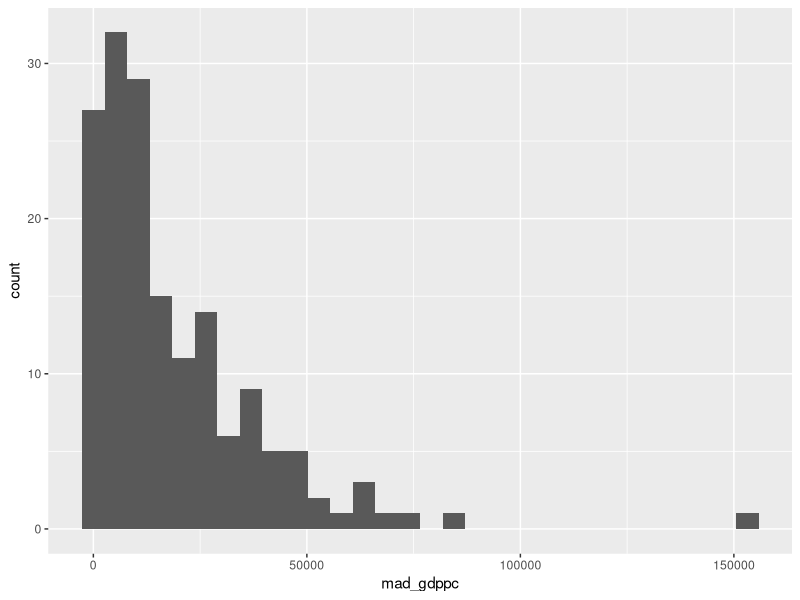
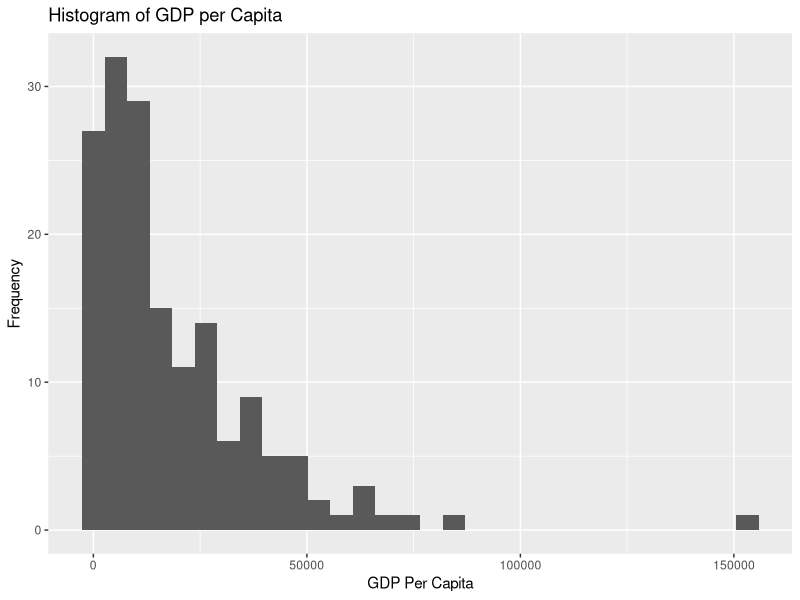
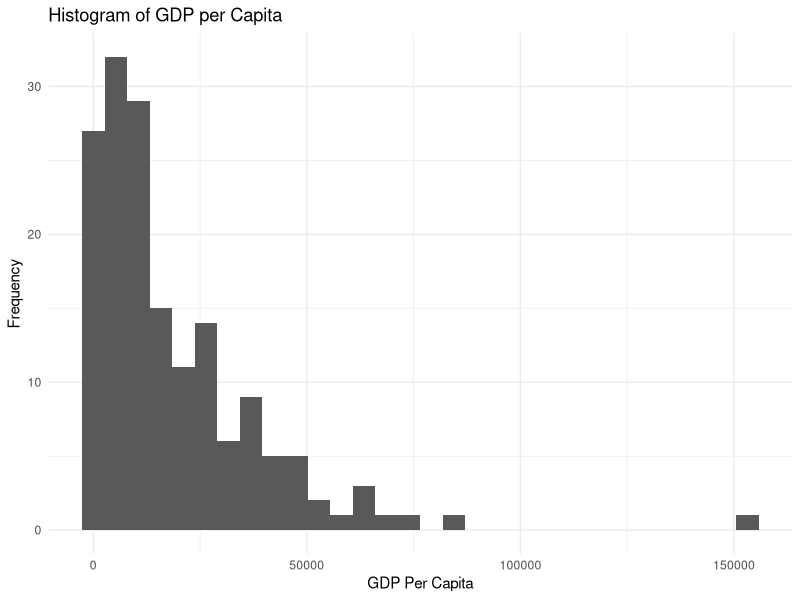
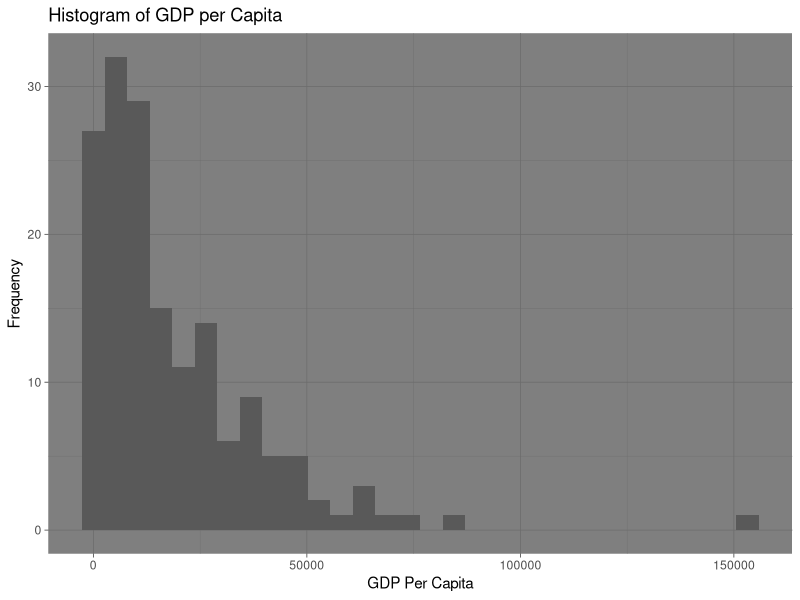
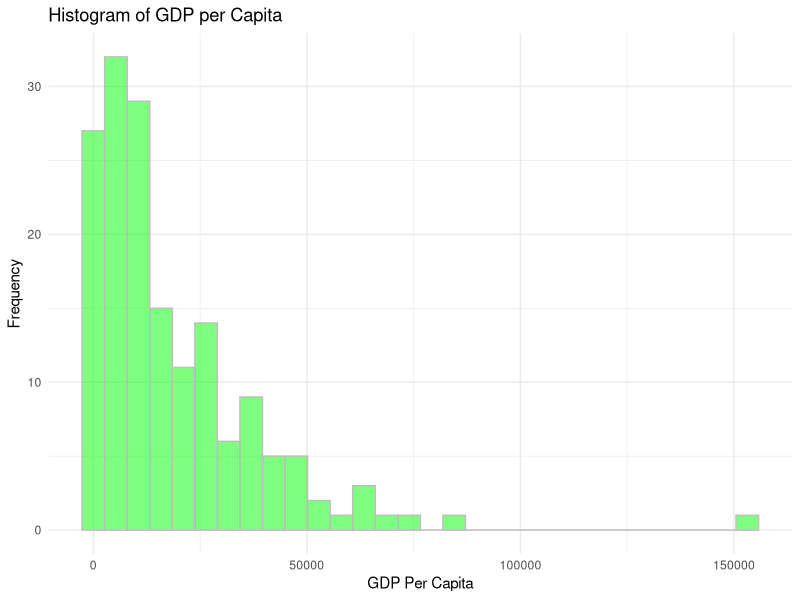
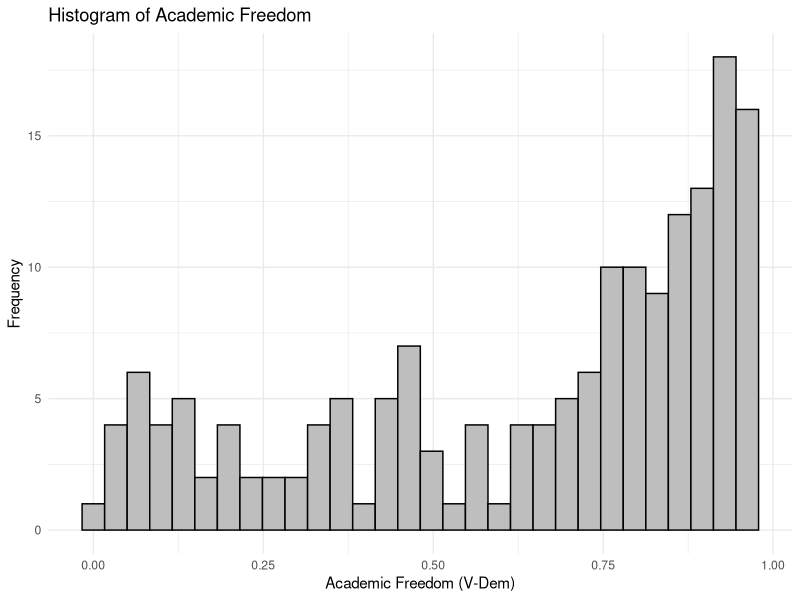
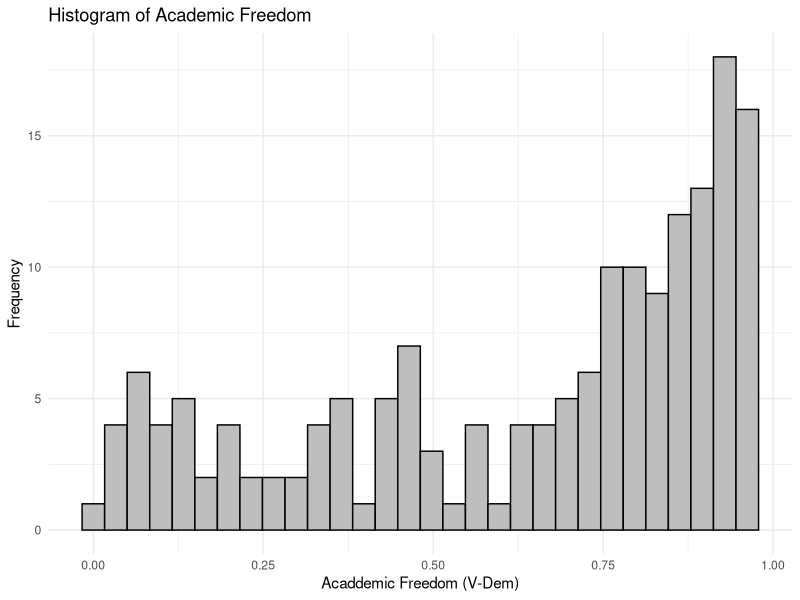
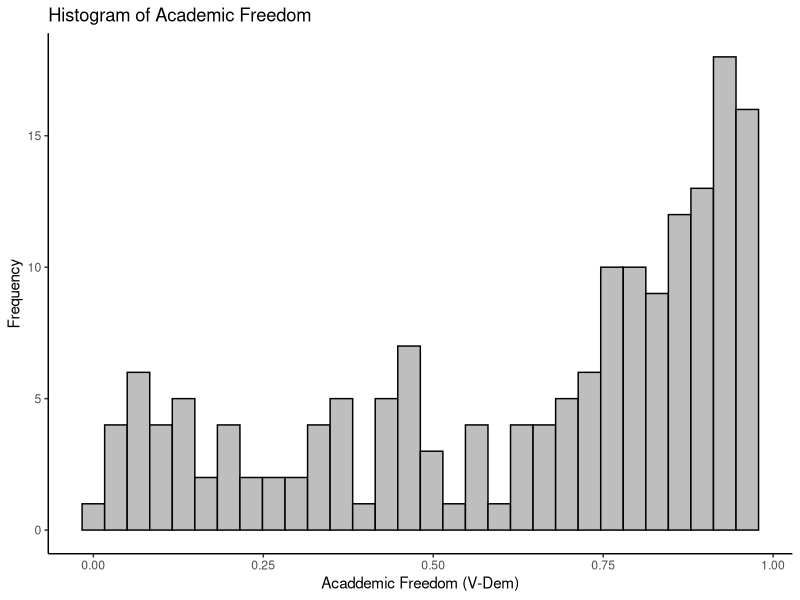

Reproduce these figures in R, in order.
## ---- chunk 1
#| include: false 
library(readr)
df  <- read_csv("images/qog_bas_cs_jan22.csv")
## ---- chunk 2
library(tidyverse)
setwd("images")
df <- read_csv("country_data.csv")
## ---- chunk 3
df %>% filter(!is.na(br_elect)) %>% 
    group_by(br_elect) %>% 
    summarize(mean=mean(mad_gdppc, na.rm=T), n = n())
## ---- chunk 4
library(tidyverse)
df %>% mutate(br_elect_label = 
        factor(br_elect, levels=c(0, 1, 2, 3), 
                labels=c("None", "Single-party", 
                "Non-dem multi-party", "Democratic"))) %>%
    pull(br_elect_label)
## ---- chunk 5
df %>% filter(!is.na(br_elect)) %>% 
    mutate(br_elect_label = 
            factor(br_elect, levels=c(0, 1, 2, 3), 
                    labels=c("None", "Single-party", 
                    "Non-dem multi-party", "Democratic"))) %>% 
    group_by(br_elect_label) %>% 
    summarize(mean=mean(mad_gdppc, na.rm=T), n = n())
## ---- chunk 6
set.seed(1) ## Lets me recreate the exact random variables
vector <- rnorm(100) # creating a bunch of random variables 
cut_vector <- cut(vector, breaks=c(-4,-1, -0.5, 0, 0.5, 1, 4))
table(cut_vector)
## ---- chunk 7

set.seed(2)
vector <- rnorm(100)
cut_vector <- cut(vector, breaks=c(-4,-1, -0.5, 0, 0.5, 1, 4), 
    labels=c("Lowest", "Low", "Mid-Low", 
            "Mid-High", "High", "Highest"))
table(cut_vector)

## ---- chunk 8
df %>% mutate(
    corrupt = cut(ti_cpi, breaks=c(0, 33, 66, 100), 
            labels=c("Low", "Mid", "High"))
            ) %>%
    group_by(corrupt) %>% 
    summarize(mean=mean(mad_gdppc, na.rm=T), n = n())

## ---- chunk 9
df %>% mutate(
    fert_groups = cut(wdi_fertility, breaks=c(0, 1.8, 2.4, Inf), 
            labels=c("Below", "Replacement", "Above"))
            ) %>%
    group_by(fert_groups) %>% 
    summarize(n = n())

## ---- chunk 10
library(tidyverse) # will load ggplot2 as well 
#library(ggplot2) # to just load ggplot 
## ---- chunk 11
#| output-location: column
ggplot(df, 
    aes(x=mad_gdppc)) +
    geom_histogram() 
## ---- chunk 12
#| output-location: slide
ggplot(df, 
    aes(x=mad_gdppc)) +
    geom_histogram() + 
    labs(y="Frequency", x="GDP Per Capita", 
        title="Histogram of GDP per Capita")
## ---- chunk 13
#| output-location: column
ggplot(df, 
    aes(x=mad_gdppc)) +
    geom_histogram() + 
    labs(y="Frequency",
        x="GDP Per Capita", 
        title="Histogram of GDP per Capita") +
    theme_minimal()
## ---- chunk 14
#| output-location: column
ggplot(df, 
    aes(x=mad_gdppc)) +
    geom_histogram() + 
    labs(y="Frequency", 
        x="GDP Per Capita", 
        title="Histogram of GDP per Capita") +
    theme_dark()
## ---- chunk 15
ggplot(df, 
    aes(x=mad_gdppc)) +
    geom_histogram(fill="green", color="gray", 
            alpha=.5) + 
    labs(y="Frequency", x="GDP Per Capita", 
        title="Histogram of GDP per Capita") + 
    theme_minimal()
## ---- chunk 16

ggplot(df, 
    aes(x=vdem_academ)) +
    geom_histogram(fill="gray", color="black") + 
    labs(y="Frequency", x="Academic Freedom (V-Dem)", 
        title="Histogram of Academic Freedom") + 
    theme_minimal()
## ---- chunk 17
p1 <- ggplot(df, aes(x=vdem_academ)) 
p1 <- p1 + geom_histogram(fill="gray", color="black") 
p1 <- p1 + labs(y="Frequency", x="Acaddemic Freedom (V-Dem)", 
title="Histogram of Academic Freedom") 
p1 + theme_minimal() ## Calling the plot with a theme attached
## ---- chunk 18
p1 + theme_classic() #Switching to a new theme
## ---- chunk 19
ggplot(df, aes(x=vdem_academ, y=mad_gdppc)) + 
    geom_point()
## ---- chunk 20
ggplot(df, aes(x=vdem_academ, y=mad_gdppc)) + 
    geom_point(color="purple", shape=4)
## ---- chunk 21
ggplot(df, aes(x=vdem_academ, y=mad_gdppc, 
    color=fh_polity2)) + 
    geom_point(size=3)
## ---- chunk 22
ggplot(df, aes(x=vdem_academ, y=mad_gdppc, 
    color=fh_polity2)) + 
    geom_point(size=3) + 
    scale_color_gradient(low="pink", high="black") 
## ---- chunk 23
ggplot(df, aes(x=vdem_academ, y=mad_gdppc, 
    color=fh_polity2)) + 
    geom_point(size=3) + 
    scale_color_gradient("Democracy", 
    low="pink", high="black") 
## ---- chunk 24
ggplot(df, aes(x=vdem_academ, y=mad_gdppc,color=fh_polity2)) + 
    geom_point(size=3) + scale_y_log10() +
    scale_color_gradient2("Democracy", 
    low="pink", mid="gray", high="green", midpoint = 5) +theme_minimal() + 
    labs(y="GDP per Cap\n(Log scale)", x="Academic Freedom", 
    title="GDP vs Academic Freedom")
## ---- chunk 25
df %>% filter(!is.na(br_elect)) %>% 
    mutate(br_elect_label = factor(br_elect, levels=c(0, 1, 2, 3), 
        labels=c("None", "Single-party", "Non-dem multi-party", "Democratic"))) %>% 
    ggplot(aes(x=vdem_academ, y=mad_gdppc, color=br_elect_label)) + 
    geom_point() + 
    scale_color_brewer("Election Type", type="qual", palette = 3) +theme_minimal() + 
    labs(y="GDP per Cap\n(Log scale)", x="Academic Freedom", 
    title="GDP vs Academic Freedom")
## ---- chunk 26
p <- ggplot(df, aes(x=vdem_academ, y=mad_gdppc,color=fh_polity2)) + 
    geom_point(size=3) 
p + geom_smooth()
## ---- chunk 27
# Linear regression is "lm"
p + geom_smooth(method="lm") 
## ---- chunk 28
# A local regression line is "loess"
p + geom_smooth(method="loess") 
## ---- chunk 29
# A spline is "gam"
p + geom_smooth(method="gam") 
## ---- chunk 30
#| echo: false
df <- df %>% mutate(
    fert_groups = cut(wdi_fertility, breaks=c(0, 1.8, 2.4, Inf), 
            labels=c("Below", "Replacement", "Above"))
            ) %>%
    group_by(fert_groups) %>% drop_na(fert_groups)
p <- ggplot(df, aes(x=vdem_academ, y=mad_gdppc,color=fh_polity2)) + 
    geom_point(size=3) 
p + geom_smooth(aes(group=fert_groups))
## ---- chunk 31
p <- ggplot(df, aes(x=vdem_academ, y=mad_gdppc,  group=fert_groups, color=fert_groups)) + 
    geom_point(size=3) 
p + geom_smooth(method="lm")
## ---- chunk 32
# using plot from previous one still. 
p + geom_smooth(method="lm") +
    facet_wrap(~fert_groups)
## ---- chunk 33
#| echo: true
#| fig-align: center
#| output-location: slide
df %>% 
    mutate(type = cut(fh_polity2,  breaks=c(0, 3, 7, 10), 
                        labels=c("Autocracy", "Anocracy", "Democracy"))) %>% 
    drop_na(type) %>%  
    ggplot(aes(y=wdi_afp, x=mad_gdppc)) + 
    geom_smooth(method="lm", color='black') + 
    geom_point(color='orangered3') + 
    facet_wrap(~type) + 
    scale_x_log10(labels=scales::label_dollar()) +
    theme_minimal() + theme(strip.text=element_text(size=20)) + 
    labs(y="Percent of Labor\nForce in Military", 
    x="GDP per Capita\n(Log scale)") 
